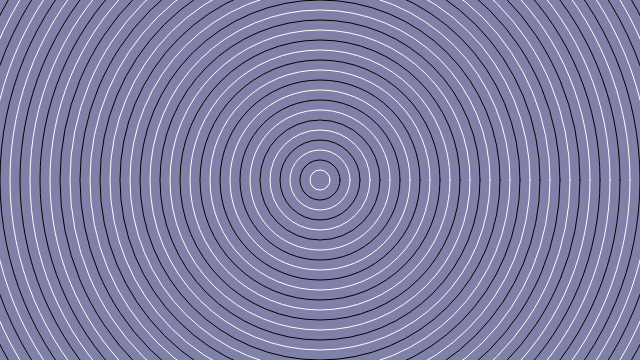
Frame 1 (no input)
Frame 2 (the mouse pressed at the canvas centre, redrawn once): identical to frame 1, image omitted

The p5.js sketch that drew this single still picture (run headless with seeded random() and noise() and a simulated clock; the mouse was pressed at the canvas centre and the sketch redrawn once):

// p5.js sketch
// ── sketch.js
function setup() {

	createCanvas(640, 360);
	noStroke();
	noLoop();
}

function draw() {
	background(129, 128, 168);

	stroke(255, 255, 255);
	noFill();
ellipse(320, 180, 20, 20);
ellipse(320, 180, 60, 60);
ellipse(320, 180, 100, 100);
ellipse(320, 180, 140, 140);
ellipse(320, 180, 180, 180);
ellipse(320, 180, 220, 220);
ellipse(320, 180, 260, 260);
ellipse(320, 180, 300, 300);
ellipse(320, 180, 340, 340);
ellipse(320, 180, 380, 380);
ellipse(320, 180, 420, 420);
ellipse(320, 180, 460, 460);
ellipse(320, 180, 500, 500);
ellipse(320, 180, 540, 540);
ellipse(320, 180, 580, 580);
ellipse(320, 180, 620, 620);
ellipse(320, 180, 660, 660);
ellipse(320, 180, 700, 700);

//0
	stroke (0, 0, 0);
	noFill();
ellipse(320, 180, 40, 40);
ellipse(320, 180, 80, 80);
ellipse(320, 180, 120, 120);
ellipse(320, 180, 160, 160);
ellipse(320, 180, 200, 200);
ellipse(320, 180, 240, 240);
ellipse(320, 180, 280, 280);
ellipse(320, 180, 320, 320);
ellipse(320, 180, 360, 360);
ellipse(320, 180, 400, 400);
ellipse(320, 180, 440, 440);
ellipse(320, 180, 480, 480);
ellipse(320, 180, 520, 520);
ellipse(320, 180, 560, 560);
ellipse(320, 180, 600, 600);
ellipse(320, 180, 640, 640);
ellipse(320, 180, 680, 680);
ellipse(320, 180, 720, 720);
//

}
